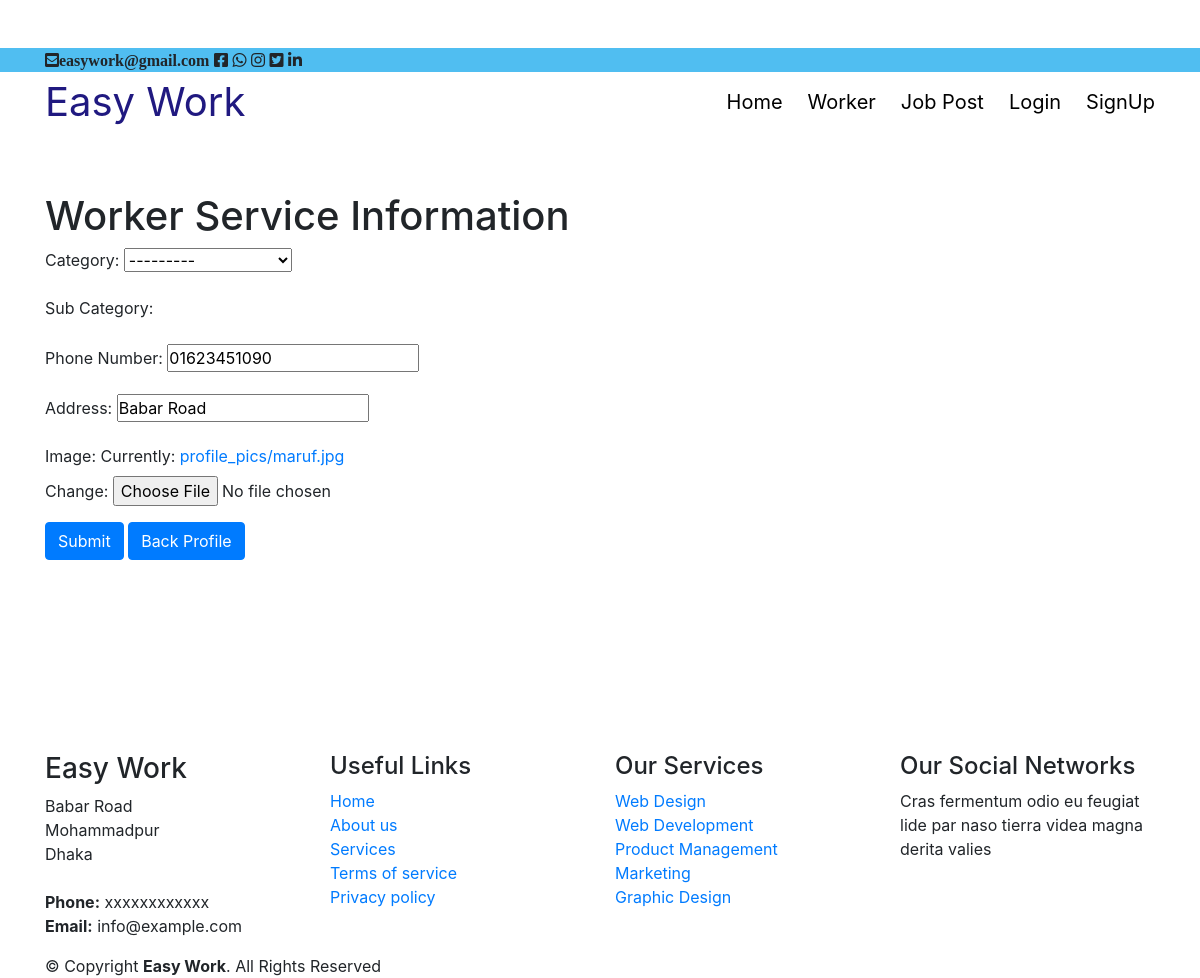
Page /accounts/Worker/service/17/update on the committed database.
### accounts/models.py (models this page shows, shortened)
class Profile(models.Model):
    user = models.OneToOneField(User,on_delete=models.CASCADE,null=True,blank=True)
    birthdate = models.DateField('Birth Day',null=True, blank=True)
    country = models.ForeignKey(Country,verbose_name="Category", on_delete=models.SET_NULL, null=True)
    city = models.ManyToManyField(City,verbose_name="Sub Category",)
    phone_number = models.CharField('Phone Number', max_length=12, null=True, blank=True)
    address = models.CharField(max_length=120, null=True, blank=True)
    image = models.ImageField(default='default.jpg', upload_to='profile_pics')

### accounts/views.py (the view)
# urls.py: path('Worker/service/<int:pk>/update', views.PersonUpdateView, name='service_change'),
def PersonUpdateView(request, pk):
    person = get_object_or_404(Profile, pk=pk)
    form = PersonForm(instance=person)
    if request.method == 'POST':
        form = PersonForm(request.POST,request.FILES, instance=person)
        if form.is_valid():
            form.save()
            return redirect('service_change', pk=pk)
    return render(request, 'accounts/home.html', {'form': form})

### accounts/forms.py
class PersonForm(forms.ModelForm):
    class Meta:
        model = Profile
        fields = ('country', 'city','phone_number','address','image')
    def __init__(self, *args, **kwargs):
        super().__init__(*args, **kwargs)
        self.fields['city'].queryset = City.objects.none()
        self.fields["city"].widget = forms.widgets.CheckboxSelectMultiple()
        if 'country' in self.data:
            try:
                country_id = int(self.data.get('country'))
                self.fields['city'].queryset = City.objects.filter(country_id=country_id).order_by('name')
            except (ValueError, TypeError):
                pass  # invalid input from the client; ignore and fallback to empty City queryset
        elif self.instance.pk and self.instance.country:
            self.fields['city'].queryset = self.instance.country.city_set.order_by('name')

### accounts/models.py (called while the page is built)
    def __str__(self):
        return self.name

### accounts/templates/accounts/home.html (shortened to what this page needs)
{% extends 'index1.html' %}
{% load crispy_forms_tags %}
{% load static %}
{% block content %}
<html lang="en">
<head>
</head>
<body>
<br>
<br>
<br>
<br>
<br>
<form method="post" id="personForm" data-cities-url="{% url 'ajax_load_cities' %}" enctype="multipart/form-data">
    <h1>Worker Service Information</h1>
    {{ form.as_p }}
    <input  class="btn btn-primary" type="submit" value="Submit">
    <a  class="btn btn-primary" href="{% url 'profile' %}">Back Profile</a>
</form>
</body>
</html>
{% endblock content %}

### templates/index1.html (style rules this page uses)
* { padding: 0px; margin: 0px; }
a,a:hover,a:focus { text-decoration: none; }

### rows in the picture
Profile: country "---------", phone_number "01623451090", address "Babar Road"
